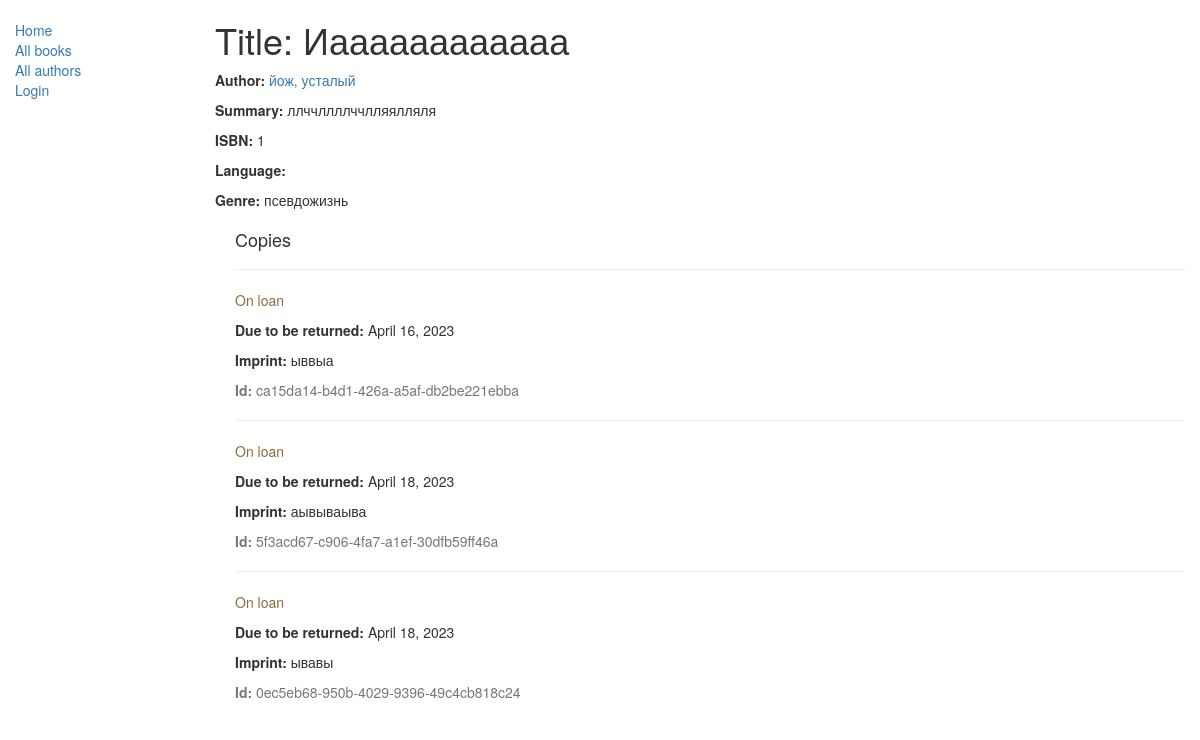
/catalog/book/1, run on the app's committed database.
### catalog/models.py (models this page shows, shortened)
class Book(models.Model):
    title = models.CharField(max_length=200)
    author = models.ForeignKey('Author', on_delete=models.SET_NULL, null=True)
    summary = models.TextField(max_length=1000, help_text="Enter a brief description of the book")
    isbn = models.CharField('ISBN', max_length=13,
                            help_text='13 Character <a href="https://www.isbn-international.org/content/what-isbn">ISBN number</a>')
    genre = models.ManyToManyField(Genre, help_text="Select a genre for this book")
    def display_genre(self):
        """
        Creates a string for the Genre. This is required to display genre in Admin.
        """
        return ', '.join([genre.name for genre in self.genre.all()[:3]])
    display_genre.short_description = 'Genre'

class Author(models.Model):
    first_name = models.CharField(max_length=100)
    last_name = models.CharField(max_length=100)
    date_of_birth = models.DateField(null=True, blank=True)
    date_of_death = models.DateField('Died', null=True, blank=True)
    def __str__(self):
        return '%s, %s' % (self.last_name, self.first_name)

class Genre(models.Model):
    name = models.CharField(max_length=200, help_text="Enter a book genre (e.g. Science Fiction, French Poetry etc.)")
    def __str__(self):
        return self.name

class BookInstance(models.Model):
    id = models.UUIDField(primary_key=True, default=uuid.uuid4,
                          help_text="Unique ID for this particular book across whole library")
    book = models.ForeignKey('Book', on_delete=models.SET_NULL, null=True)
    imprint = models.CharField(max_length=200)
    due_back = models.DateField(null=True, blank=True)
    borrower = models.ForeignKey(User, on_delete=models.SET_NULL, null=True, blank=True)
    LOAN_STATUS = (
        ('m', 'Maintenance'),
        ('o', 'On loan'),
        ('a', 'Available'),
        ('r', 'Reserved'),
    )
    status = models.CharField(max_length=1, choices=LOAN_STATUS, blank=True, default='m',
                              help_text='Book availability')
    class Meta:
        ordering = ["due_back"]
        permissions = (("can_mark_returned", "Set book as returned"),)

### catalog/views.py (the view)
# urls.py: re_path(r'^book/(?P<pk>\d+)$', views.BookDetailView.as_view(), name='book-detail'),
class BookDetailView(generic.DetailView):
    model = Book

### catalog/templates/catalog/book_detail.html
{% extends "base_generic.html" %}
{% block content %}
  <h1>Title: {{ book.title }}</h1>
  <p><strong>Author:</strong> <a href="">{{ book.author }}</a></p>
  <p><strong>Summary:</strong> {{ book.summary }}</p>
  <p><strong>ISBN:</strong> {{ book.isbn }}</p>
  <p><strong>Language:</strong> {{ book.language }}</p>
  <p><strong>Genre:</strong> {% for genre in book.genre.all %} {{ genre }}{% if not forloop.last %}, {% endif %}{% endfor %}</p>
  <div style="margin-left:20px;margin-top:20px">
    <h4>Copies</h4>
    {% for copy in book.bookinstance_set.all %}
    <hr>
    <p class="{% if copy.status == 'a' %}text-success{% elif copy.status == 'd' %}text-danger{% else %}text-warning{% endif %}">{{ copy.get_status_display }}</p>
    {% if copy.status != 'a' %}<p><strong>Due to be returned:</strong> {{copy.due_back}}</p>{% endif %}
    <p><strong>Imprint:</strong> {{copy.imprint}}</p>
    <p class="text-muted"><strong>Id:</strong> {{copy.id}}</p>
    {% endfor %}
  </div>
{% endblock %}

### data on the page
Book: title "Иаааааааааааа", author "йож, усталый", summary "ллччллллччлляялляля", isbn "1"
Genre: name "псевдожизнь"
BookInstance: status "On loan", due_back "April 16, 2023", imprint "ыввыа", id "ca15da14-b4d1-426a-a5af-db2be221ebba"
BookInstance: status "On loan", due_back "April 18, 2023", imprint "аывываыва", id "5f3acd67-c906-4fa7-a1ef-30dfb59ff46a"
BookInstance: status "On loan", due_back "April 18, 2023", imprint "ывавы", id "0ec5eb68-950b-4029-9396-49c4cb818c24"
